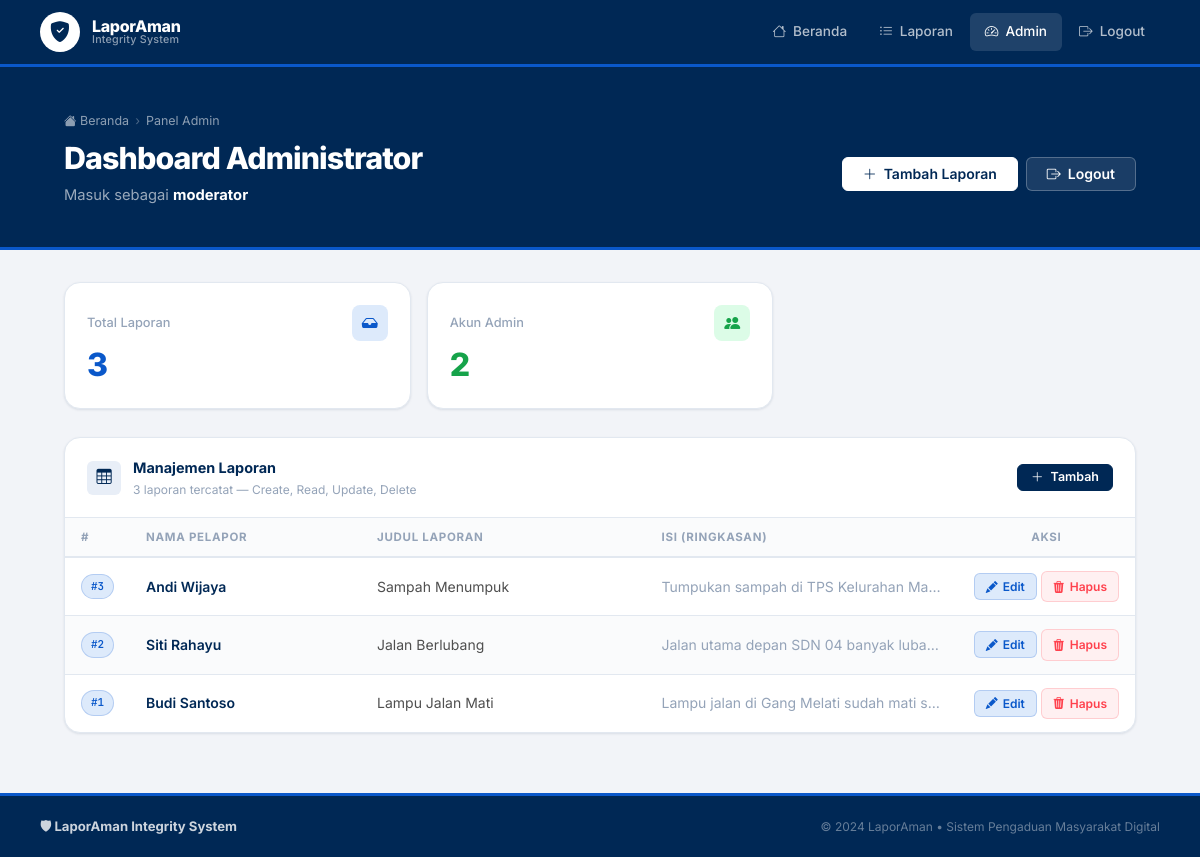
/admin (signed in), run on the app's committed database.
### tables this page shows
CREATE TABLE users (
    id       INTEGER PRIMARY KEY AUTOINCREMENT,
    username TEXT NOT NULL UNIQUE,
    password TEXT NOT NULL
);

CREATE TABLE reports (
    id           INTEGER PRIMARY KEY AUTOINCREMENT,
    nama_pelapor TEXT NOT NULL,
    judul        TEXT NOT NULL,
    isi_laporan  TEXT NOT NULL
);

### app.py (the view)
@app.route("/admin")
def admin_dashboard():
    if not session.get("admin_logged_in"):
        return redirect(url_for("admin_login"))
    laporan = db_query("SELECT * FROM reports ORDER BY id DESC", fetchall=True) or []
    users   = db_query("SELECT id, username, password FROM users", fetchall=True) or []
    return render_template(
        "admin.html",
        laporan    = laporan,
        users      = users,
        total      = len(laporan),
        admin_user = session.get("admin_user"),
        sqli_used  = session.get("sqli_used", False),
    )

### app.py (called while the page is built)
def get_db():
    if USE_PG:
        conn = psycopg2.connect(DATABASE_URL, sslmode="require")
        return conn
    else:
        db = getattr(g, "_database", None)
        if db is None:
            db = g._database = sqlite3.connect("laporaman.db")
            db.row_factory = sqlite3.Row
        return db

def db_query(sql, params=None, fetchone=False, fetchall=False, commit=False):
    conn = get_db()
    if USE_PG:
        cur = conn.cursor(cursor_factory=psycopg2.extras.RealDictCursor)
        cur.execute(sql, params or ())
        result = None
        if fetchone:   result = dict(cur.fetchone()) if cur.rowcount != 0 else None
        elif fetchall: result = [dict(r) for r in cur.fetchall()]
        if commit: conn.commit()
        conn.close()
        return result
    else:
        cur = conn.execute(sql, params or ())
        result = None
        if fetchone:   result = cur.fetchone()
        elif fetchall: result = cur.fetchall()
        if commit: conn.commit()
        return result

@app.teardown_appcontext
def close_connection(exception):
    if not USE_PG:
        db = getattr(g, "_database", None)
        if db is not None:
            db.close()

### templates/admin.html (shortened to what this page needs)
{% extends "base.html" %}
{% block content %}
<div class="page-hero">
  <div class="container">
    <div class="breadcrumb">
      <a href="/"><i class="bi bi-house-fill"></i> Beranda</a>
      <span class="breadcrumb-sep">›</span>
      <span>Panel Admin</span>
    </div>
      <div style="display:flex; align-items:center; justify-content:space-between; flex-wrap:wrap; gap:12px;">
      <div>
        <h1>Dashboard Administrator</h1>
        <p>Masuk sebagai <strong style="color:#fff;">{{ admin_user }}</strong></p>
      </div>
      <div style="display:flex; gap:8px; flex-wrap:wrap;">
        <button onclick="document.getElementById('modal-tambah').showModal()"
                class="btn btn-secondary" style="background:#fff; color:var(--primary); border-color:#fff;">
          <i class="bi bi-plus-lg"></i> Tambah Laporan
        </button>
        <a href="/admin/logout" class="btn btn-ghost"
           style="background:rgba(255,255,255,0.1); color:#fff; border-color:rgba(255,255,255,0.25);">
          <i class="bi bi-box-arrow-right"></i> Logout
        </a>
      </div>
    </div>
  </div>
</div>
<div class="container" style="padding: 32px 24px 60px;">
  <div class="grid-3" style="margin-bottom:28px;">
    <div class="stat-card">
      <div style="display:flex; align-items:center; justify-content:space-between; margin-bottom:8px;">
        <div class="stat-label">Total Laporan</div>
        <span style="width:36px;height:36px;background:var(--secondary-light);border-radius:8px;display:flex;align-items:center;justify-content:center;">
          <i class="bi bi-inbox-fill" style="color:var(--secondary);"></i>
        </span>
      </div>
      <div class="stat-value" style="color:var(--secondary);">{{ total }}</div>
    </div>
    <div class="stat-card">
      <div style="display:flex; align-items:center; justify-content:space-between; margin-bottom:8px;">
        <div class="stat-label">Akun Admin</div>
        <span style="width:36px;height:36px;background:var(--green-light);border-radius:8px;display:flex;align-items:center;justify-content:center;">
          <i class="bi bi-people-fill" style="color:var(--green);"></i>
        </span>
      </div>
      <div class="stat-value" style="color:var(--green);">{{ users | length }}</div>
    </div>
  </div>
  <div style="display:grid; grid-template-columns:1fr; gap:24px; align-items:start;">
    <div class="card">
      <div class="card-header">
        <div class="card-icon" style="background:var(--primary-light); color:var(--primary);">
          <i class="bi bi-table"></i>
        </div>
        <div style="flex:1;">
          <div class="card-title">Manajemen Laporan</div>
          <div class="card-subtitle">{{ total }} laporan tercatat — Create, Read, Update, Delete</div>
        </div>
        <button onclick="document.getElementById('modal-tambah').showModal()"
                class="btn btn-primary btn-sm">
          <i class="bi bi-plus-lg"></i> Tambah
        </button>
      </div>
      {% if not laporan %}
      <div style="text-align:center; padding:56px 24px;">
        <i class="bi bi-inbox" style="font-size:2.5rem; color:var(--text-3); display:block; margin-bottom:12px;"></i>
        <div style="font-weight:600; color:var(--text-2);">Belum ada laporan</div>
        <button onclick="document.getElementById('modal-tambah').showModal()"
                class="btn btn-primary btn-sm" style="margin-top:14px;">
          <i class="bi bi-plus-lg"></i> Tambah Laporan Pertama
        </button>
      </div>
      {% else %}
      <div class="table-wrap">
        <table>
          <thead>
            <tr>
              <th style="width:48px;">#</th>
              <th>Nama Pelapor</th>
              <th>Judul Laporan</th>
              <th>Isi (Ringkasan)</th>
              <th style="width:130px; text-align:center;">Aksi</th>
            </tr>
          </thead>
          <tbody>
            {% for lap in laporan %}
            <tr>
              <td>
                <span class="badge badge-blue font-mono" style="font-size:0.68rem;">#{{ lap.id }}</span>
              </td>
              <td style="font-weight:600; color:var(--primary); white-space:nowrap;">
                {{ lap.nama_pelapor }}
              </td>
              <td style="color:var(--text-2); max-width:200px;" class="truncate">
                {{ lap.judul }}
              </td>
              <td style="color:var(--text-3); max-width:180px;" class="truncate">
                {{ lap.isi_laporan | striptags | truncate(50) }}
              </td>
              <td style="text-align:center; white-space:nowrap;">
                <button class="action-btn action-edit"
                        data-id="{{ lap.id }}"
                        data-nama="{{ lap.nama_pelapor | e }}"
                        data-judul="{{ lap.judul | e }}"
                        data-isi="{{ lap.isi_laporan | e }}"
                        onclick="openEditBtn(this)">
                  <i class="bi bi-pencil-fill"></i> Edit
                </button>
                <a href="/admin/hapus/{{ lap.id }}" class="action-btn action-delete"
                   onclick="return confirm('Hapus laporan #{{ lap.id }}?')">
                  <i class="bi bi-trash3-fill"></i> Hapus
                </a>
              </td>
            </tr>
            {% endfor %}
          </tbody>
        </table>
      </div>
      {% endif %}
    </div>
  </div>
</div>
{% endblock %}

### templates/base.html (style rules this page uses)
*, *::before, *::after { box-sizing: border-box; margin: 0; padding: 0; }
:root { --primary: #002855; --primary-mid: #003d7a; --primary-light: #e8eef7; --secondary: #0A58CA; --secondary-light:#ddeafb; --tertiary: #FF414D; --tertiary-light: #fff0f1; --neutral: #4F4F4F; --neutral-light: #f5f5f5; --bg: #F2F4F8; --surface: #FFFFFF; --border: #E2E8F0; --border-hi:#CBD5E1; --text: #002855; --text-2: #4F4F4F; --text-3: #94A3B8; --green: #16A34A; --green-light:#dcfce7; --shadow-sm: 0 1px 3px rgba(0,40,85,0.07), 0 1px 2px rgba(0,40,85,0.04); --shadow: 0 4px 16px rgba(0,40,85,0.08), 0 2px 6px rgba(0,40,85,0.04); --radius-sm: 6px; --radius: 10px; --radius-lg: 16px; --mono: 'JetBrains Mono', monospace; }
html { scroll-behavior: smooth; }
body { font-family: 'Inter', system-ui, sans-serif; background: var(--bg); color: var(--text-2); min-height: 100vh; display: flex; flex-direction: column; line-height: 1.6; -webkit-font-smoothing: antialiased; }
.container { max-width: 1120px; margin: 0 auto; padding: 0 24px; }
.page-hero { background: var(--primary); padding: 44px 0 40px; border-bottom: 3px solid var(--secondary); }
.page-hero h1 { font-size: 1.9rem; font-weight: 800; color: #fff; letter-spacing: -0.03em; line-height: 1.15; margin-bottom: 8px; }
.page-hero p { color: rgba(255,255,255,0.6); font-size: 0.92rem; }
.card { background: var(--surface); border: 1px solid var(--border); border-radius: var(--radius-lg); box-shadow: var(--shadow-sm); transition: box-shadow 0.2s, border-color 0.2s; }
.card-header { padding: 18px 22px; border-bottom: 1px solid var(--border); display: flex; align-items: center; gap: 12px; }
.card-icon { width: 34px; height: 34px; border-radius: var(--radius-sm); display: flex; align-items: center; justify-content: center; font-size: 0.95rem; flex-shrink: 0; }
.card-title { font-size: 0.9rem; font-weight: 700; color: var(--text); }
.card-subtitle { font-size: 0.75rem; color: var(--text-3); }
.btn { display: inline-flex; align-items: center; gap: 7px; font-family: inherit; font-size: 0.875rem; font-weight: 600; padding: 9px 20px; border-radius: var(--radius-sm); border: 1.5px solid transparent; cursor: pointer; transition: all 0.15s; text-decoration: none; white-space: nowrap; line-height: 1; }
.btn-primary { background: var(--primary); color: #fff; border-color: var(--primary); }
.btn-secondary { background: var(--secondary); color: #fff; border-color: var(--secondary); }
.btn-ghost { background: transparent; color: var(--text-2); border-color: var(--border); }
.btn-sm { font-size: 0.78rem; padding: 6px 13px; }
.badge { display: inline-flex; align-items: center; gap: 4px; font-size: 0.7rem; font-weight: 600; padding: 3px 9px; border-radius: 99px; border: 1px solid transparent; }
.badge-blue { background: var(--secondary-light); color: var(--secondary); border-color: rgba(10,88,202,0.2); }
.table-wrap { overflow-x: auto; }
table { width: 100%; border-collapse: collapse; }
th { padding: 10px 16px; text-align: left; font-size: 0.72rem; font-weight: 700; color: var(--text-3); text-transform: uppercase; letter-spacing: 0.06em; border-bottom: 2px solid var(--border); background: #fafbfc; white-space: nowrap; }
td { padding: 13px 16px; font-size: 0.875rem; border-bottom: 1px solid var(--border); vertical-align: middle; }
tr:last-child td { border-bottom: none; }
.stat-card { background: var(--surface); border: 1px solid var(--border); border-radius: var(--radius-lg); box-shadow: var(--shadow-sm); padding: 22px; }
.stat-value { font-size: 2rem; font-weight: 800; letter-spacing: -0.04em; line-height: 1; margin-bottom: 5px; }
.stat-label { font-size: 0.8rem; color: var(--text-3); font-weight: 500; }
.grid-3 { display: grid; grid-template-columns: repeat(3,1fr); gap: 16px; }
.font-mono { font-family: var(--mono); }
.truncate { overflow: hidden; text-overflow: ellipsis; white-space: nowrap; }

### data on the page
users: username "moderator"
reports: id "3", nama_pelapor "Andi Wijaya", judul "Sampah Menumpuk", isi_laporan "Tumpukan sampah di TPS Kelurahan Ma…"
reports: id "2", nama_pelapor "Siti Rahayu", judul "Jalan Berlubang", isi_laporan "Jalan utama depan SDN 04 banyak luba…"
reports: id "1", nama_pelapor "Budi Santoso", judul "Lampu Jalan Mati", isi_laporan "Lampu jalan di Gang Melati sudah mati s…"

### other printed values
{{ total }} "3"
{{ users | length }} "2"
